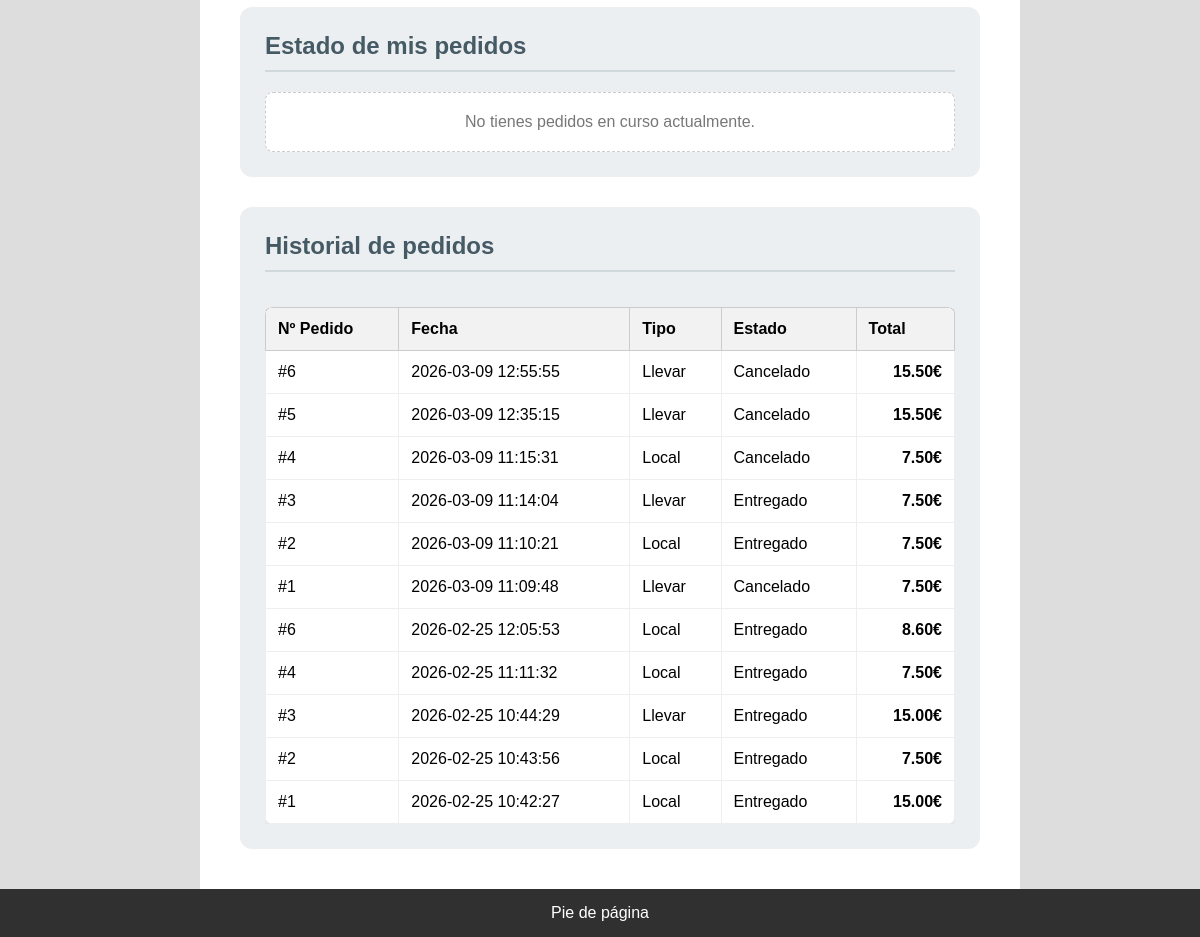
Page /perfil.php (signed in, lower part) on the earlier database version.
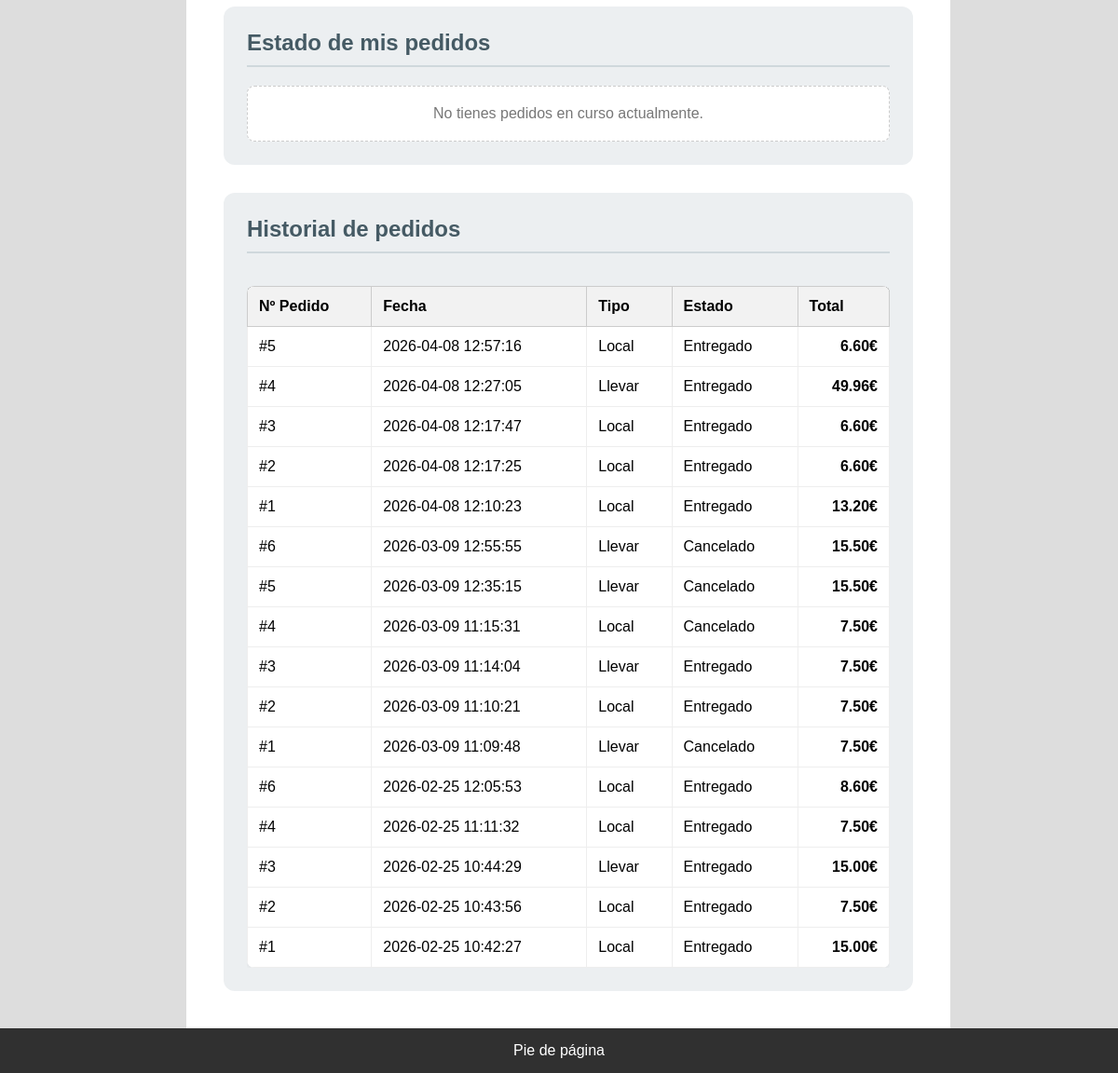
Same page on the later database version.
### tables this page shows
CREATE TABLE `pedidos` (
  `id` int(11) NOT NULL,
  `id_usuario` int(11) NOT NULL,
  `numero_pedido` int(11) NOT NULL,
  `fecha` datetime DEFAULT current_timestamp(),
  `estado` enum('Recibido','En preparacion','Cocinando','Listo cocina','Terminado','Entregado','Cancelado') NOT NULL DEFAULT 'Recibido',
  `tipo` enum('Local','Llevar') NOT NULL,
  `total` decimal(10,2) NOT NULL DEFAULT 0.00,
  `id_cocinero` int(11) DEFAULT NULL
);

### includes/config.php (called while the page is built, shortened)
<?php
spl_autoload_register(function ($class) {
    $prefix = 'es\\ucm\\fdi\\aw\\';
    $base_dir = __DIR__ . '/clases/';
    $len = strlen($prefix);
    $relative_class = substr($class, $len);
    $file = $base_dir . str_replace('\\', '/', $relative_class) . '.php';
});

### includes/clases/Aplicacion.php (called while the page is built, shortened)
<?php
class Aplicacion
{
	private $bdDatosConexion;
	private $inicializada = false;
	private $conn;
	public function init($bdDatosConexion)
	{
		if (!$this->inicializada) {
			$this->bdDatosConexion = $bdDatosConexion;
			$this->inicializada = true;
		}
	}
	public function getConexionBd()
	{
		if (!$this->conn) {
			$bdHost = $this->bdDatosConexion['host'];
			$bdUser = $this->bdDatosConexion['user'];
			$bdPass = $this->bdDatosConexion['pass'];
			$bd = $this->bdDatosConexion['bd'];
			$conn = new \mysqli($bdHost, $bdUser, $bdPass, $bd);
			$this->conn = $conn;
		}
		return $this->conn;
	}
	public function ejecutarConsultaBd($sql, $tipos = null, ...$parametros)
	{
		$conn = $this->getConexionBd();
		$stmt = $conn->prepare($sql);
		if ($tipos && !empty($parametros)) {
			$stmt->bind_param($tipos, ...$parametros);
		}
		if (!$stmt->execute()) {
			echo "Error al ejecutar la consulta ({$stmt->errno}): {$stmt->error}";
			exit();
		}
		return $stmt;
	}
}

### includes/clases/usuarios/Usuario.php (called while the page is built, shortened)
<?php
class Usuario
{
    public static function buscaUsuario($nombreUsuario)
    {
        $queryUsuario = "SELECT * FROM usuarios WHERE nombreUsuario = ?";
        $rs = Aplicacion::getInstance()->ejecutarConsultaBd($queryUsuario, "s", $nombreUsuario)->get_result();
        $result = false;
        if ($rs) {
            $fila = $rs->fetch_assoc();
            if ($fila) {
                $result = new Usuario($fila['nombreUsuario'], $fila['password'], $fila['nombre'], $fila['id'], $fila['rol'], $fila['avatar'], $fila['apellidos'], $fila['email']);
            }
        }
        return $result;
    }
    private $id;
    private $nombreUsuario;
    private $nombre;
    private $avatar;
    private function __construct($nombreUsuario, $password, $nombre, $id = null, $rol = self::USER_ROLE, $avatar = null, $apellidos = null, $email = null)
    {
        $this->id = $id;
        $this->nombreUsuario = $nombreUsuario;
        $this->nombre = $nombre;
        $this->avatar = $avatar;
    }
    public function getId() { return $this->id; }
    public function getNombreUsuario() { return $this->nombreUsuario; }
    public function getNombre() { return $this->nombre; }
    public function getAvatar() { return $this->avatar ?? 'default.png'; }
}

### includes/clases/pedidos/Pedido.php (called while the page is built, shortened)
<?php
class Pedido
{
    public static function historialPorUsuario(int $idUsuario): array
    {
        $estadosActivos = ['En preparacion', 'Cocinando', 'Listo cocina', 'Terminado'];
        return self::porUsuarioYEstados($idUsuario, $estadosActivos, false);
    }
    private static function porUsuarioYEstados(int $idUsuario, array $estados, bool $in): array
    {
        $placeholders = implode(',', array_fill(0, count($estados), '?'));
        $tipos = 'i' . str_repeat('s', count($estados));
        $operador = $in ? 'IN' : 'NOT IN';
        $query = "SELECT * FROM pedidos
                  WHERE id_usuario = ?
                  AND estado $operador ($placeholders)
                  ORDER BY fecha DESC";
        $params = array_merge([$idUsuario], $estados);
        $rs = Aplicacion::getInstance()->ejecutarConsultaBd($query, $tipos, ...$params)->get_result();
        $pedidos = [];
        if ($rs) {
            while ($fila = $rs->fetch_assoc()) {
                $pedidos[] = $fila;
            }
        }
        return $pedidos;
    }
}

### perfil.php (the view, shortened to what this page needs)
<?php
require_once __DIR__.'/includes/config.php';
$estilosExtra = ['perfil.css'];
$nombreUsuario = (string)$_SESSION['nombreUsuario'];
$usuarioObj = Usuario::buscaUsuario($nombreUsuario);
$usuario = [
    'id'            => $usuarioObj->getId(),
    'nombreUsuario' => $usuarioObj->getNombreUsuario(),
    'nombre'        => $usuarioObj->getNombre(),
    'avatar'        => $usuarioObj->getAvatar(),
];
$pedidosActivos = Pedido::activosPorUsuario((int)$usuario['id']);
$htmlActivos = "";
if (!empty($pedidosActivos)) {
    foreach ($pedidosActivos as $pedido) {
        $htmlActivos .= "
        <div class='perfil-pedido-activo'>
            <div class='perfil-pedido-activo-header'>
                <strong class='perfil-pedido-activo-titulo'>Pedido #{$pedido['numero_pedido']}</strong>
                <span class='perfil-pedido-activo-estado'>{$pedido['estado']}</span>
            </div>
            <div class='perfil-pedido-activo-detalle'>
                <p><strong>Fecha:</strong> {$pedido['fecha']}</p>
                <p><strong>Tipo:</strong> {$pedido['tipo']}</p>
                <p class='perfil-pedido-activo-total'><strong>Total: " . number_format($pedido['total'], 2) . "€</strong></p>
            </div>
        </div>";
    }
} else {
    $htmlActivos = "<div class='perfil-pedido-activo-vacio'>No tienes pedidos en curso actualmente.</div>";
}
$pedidosHistorial = Pedido::historialPorUsuario((int)$usuario['id']);
if (!empty($pedidosHistorial)) {
    $filasHistorial = "";
    foreach ($pedidosHistorial as $ped) {
        $total = number_format($ped['total'], 2);
        $filasHistorial .= "
        <tr class='perfil-historial-row'>
            <td class='perfil-historial-cell'>#{$ped['numero_pedido']}</td>
            <td class='perfil-historial-cell'>{$ped['fecha']}</td>
            <td class='perfil-historial-cell'>{$ped['tipo']}</td>
            <td class='perfil-historial-cell'>{$ped['estado']}</td>
            <td class='perfil-historial-cell perfil-historial-cell--total'>{$total}€</td>
        </tr>";
    }
} else {
    $filasHistorial = "<tr><td colspan='5' class='perfil-historial-vacio'>No hay historial de pedidos.</td></tr>";
}
$htmlHistorial = <<<EOS
    <table class='perfil-historial-tabla'>
        <thead class='perfil-historial-thead'>
            <tr>
                <th class='perfil-historial-th'>Nº Pedido</th>
                <th class='perfil-historial-th'>Fecha</th>
                <th class='perfil-historial-th'>Tipo</th>
                <th class='perfil-historial-th'>Estado</th>
                <th class='perfil-historial-th'>Total</th>
            </tr>
        </thead>
        <tbody>$filasHistorial</tbody>
    </table>
EOS;
$formPerfil = new FormularioPerfil($_SESSION['nombreUsuario']);
$htmlFormPerfil = $formPerfil->gestiona();
$rutaImgs = RUTA_IMGS;
$contenidoPrincipal = <<<EOS
    <div class="perfil-header">
        <h1 class="perfil-header-title">Perfil de {$usuario['nombreUsuario']}</h1>
        <img src="{$rutaImgs}/avatares/{$usuario['avatar']}" class="perfil-header-avatar">
    </div>
    <div class="perfil-layout">
        <div class="perfil-form-wrapper">
            $htmlFormPerfil
        </div>
        <div class="perfil-panels">
            <div class="perfil-panel">
                <h2 class="perfil-panel-title">Estado de mis pedidos</h2>
                <div>$htmlActivos</div>
            </div>
            <div class="perfil-panel">
                <h2 class="perfil-panel-title">Historial de pedidos</h2>
                <div class="perfil-historial-wrapper">$htmlHistorial</div>
            </div>
        </div>
    </div>
EOS;
require __DIR__.'/includes/vistas/plantillas/plantilla.php';

### includes/vistas/plantillas/plantilla.php (shortened to what this page needs)
<!DOCTYPE html>
<html lang="es">
	<head>
		<link rel="stylesheet" type="text/css" href="<?= RUTA_CSS ?>/estilo.css?v=1.1">
		<?php
            if (isset($estilosExtra)) {
                foreach ($estilosExtra as $estilo) {
                    echo '<link rel="stylesheet" type="text/css" href="' . RUTA_CSS . '/' . htmlspecialchars($estilo, ENT_QUOTES, 'UTF-8') . '" />';
                }
            }
		?>
	</head>
	<body>
		<div id="contenedor">
		<?php
			require('includes/vistas/comun/sideBarIzq.php');
		?>
			<main>
				<article>
					<?= $contenidoPrincipal ?>
				</article>
			</main>
		<?php
			require('includes/vistas/comun/sideBarDer.php');
			require('includes/vistas/comun/pie.php');
		?>
		</div>
	</body>
</html>

### includes/vistas/comun/sideBarIzq.php (shortened to what this page needs)
<nav id="sidebarIzq">
</nav>

### includes/vistas/comun/sideBarDer.php (shortened to what this page needs)
<aside id="sidebarDer">
</aside>

### includes/vistas/comun/pie.php
<footer>
	Pie de página
</footer>

### CSS/estilo.css (style rules this page uses)
body { background-color: #CDCDCD; margin: 0; font-family: Arial, sans-serif; }
div#contenedor { width: 100%; max-width: 100%; margin: 0; display: flex; flex-wrap: wrap; background-color: #303030; }
nav { width: 200px; padding: 20px; background-color: #dddddd; box-sizing: border-box; flex-shrink: 0; }
main { flex: 1; padding: 40px; background-color: white; min-height: 800px; box-sizing: border-box; }
aside { width: 180px; padding: 20px; background-color: #dddddd; box-sizing: border-box; flex-shrink: 0; }
footer { width: 100%; padding: 15px; background-color: #303030; color: white; text-align: center; box-sizing: border-box; }
table { width: 100%; border-collapse: collapse; margin-top: 20px; }
th { background-color: #f2f2f2; padding: 12px; border: 1px solid #ccc; text-align: left; }
td { padding: 10px; border: 1px solid #eee; }

### CSS/perfil.css (style rules this page uses)
.perfil-layout { display: flex; gap: 30px; align-items: flex-start; flex-wrap: wrap; }
.perfil-panels { flex: 2; min-width: 400px; display: flex; flex-direction: column; gap: 30px; }
.perfil-panel { background: #eceff1; padding: 25px; border-radius: 12px; }
.perfil-panel-title { margin-top: 0; color: #455a64; border-bottom: 2px solid #cfd8dc; padding-bottom: 10px; margin-bottom: 20px; }
.perfil-historial-wrapper { overflow-x: auto; }
.perfil-pedido-activo-vacio { padding: 20px; background: white; border-radius: 8px; border: 1px dashed #ccc; text-align: center; color: #777; }
.perfil-historial-tabla { width: 100%; border-collapse: collapse; margin-top: 15px; background: white; border-radius: 8px; overflow: hidden; box-shadow: 0 2px 4px rgba(0, 0, 0, 0.05); }
.perfil-historial-thead { background-color: #333; color: black; }
.perfil-historial-th { padding: 12px; text-align: left; }
.perfil-historial-row { border-bottom: 1px solid #eee; }
.perfil-historial-cell { padding: 12px; }
.perfil-historial-cell--total { padding: 12px; text-align: right; font-weight: bold; }

Differences in the rows shown:
added pedidos: numero_pedido "5", fecha "2026-04-08 12:57:16", tipo "Local", estado "Entregado", total "6.60"
added pedidos: numero_pedido "4", fecha "2026-04-08 12:27:05", tipo "Llevar", estado "Entregado", total "49.96"
added pedidos: numero_pedido "3", fecha "2026-04-08 12:17:47", tipo "Local", estado "Entregado", total "6.60"
added pedidos: numero_pedido "2", fecha "2026-04-08 12:17:25", tipo "Local", estado "Entregado", total "6.60"
added pedidos: numero_pedido "1", fecha "2026-04-08 12:10:23", tipo "Local", estado "Entregado", total "13.20"
